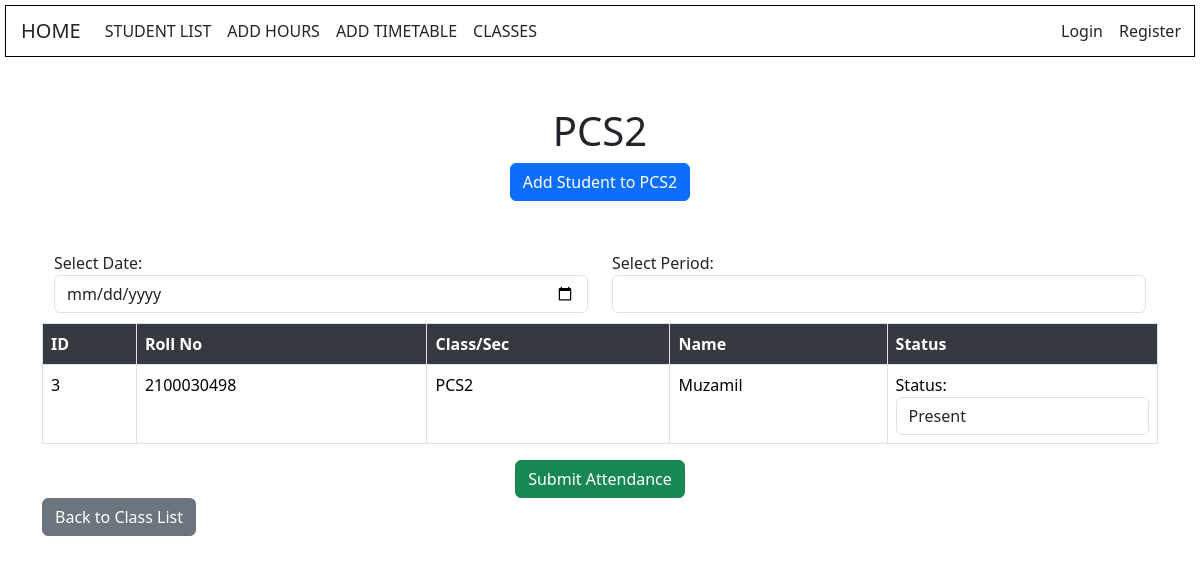
Before: /students/classes/2/ with the older database file.
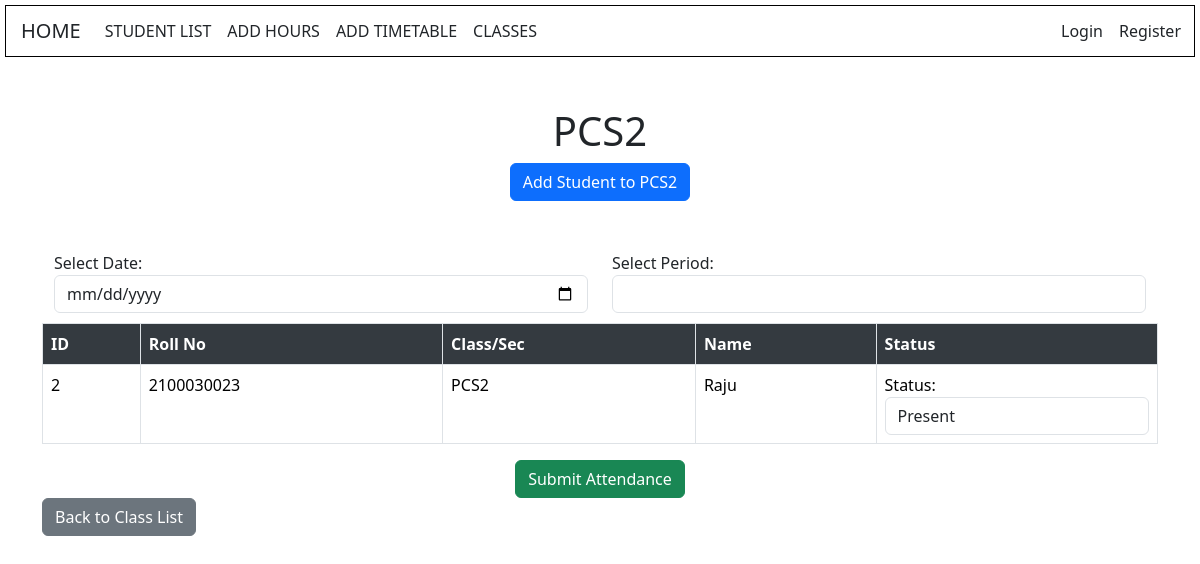
After: the same page with the newer database file.
### students/models.py (models this page shows, shortened)
class Student(models.Model):
    name = models.CharField(max_length=100)
    roll_number = models.CharField(max_length=10, unique=True)
    student_class = models.ForeignKey(Class, on_delete=models.CASCADE)
    email = models.EmailField()
    phone = models.CharField(max_length=10)

class Class(models.Model):
    name = models.CharField(max_length=100)
    def __str__(self):
        return self.name

### students/views.py (the view, shortened to what this page needs)
# urls.py: path('classes/<int:class_id>/', views.class_detail, name='class_detail'),
def class_detail(request, class_id):
    student_class = get_object_or_404(Class, pk=class_id)
    students = Student.objects.filter(student_class=student_class)
    today = timezone.now().date()
    selected_date = request.GET.get('date', today)
    periods = Period.objects.filter(date=selected_date)
    forms = [(student, AttendanceForm(initial={'student': student, 'date': selected_date, 'period': periods[0] if periods else None})) for student in students]
    return render(request, 'students/class_detail.html', {
        'student_class': student_class,
        'students': forms,
        'periods': periods,
        'selected_date': selected_date,
    })

### students/templates/students/class_detail.html (shortened to what this page needs)
<!DOCTYPE html>
<html>
<head>
    <link href="https://cdn.jsdelivr.net/npm/bootstrap@5.3.2/dist/css/bootstrap.min.css" rel="stylesheet">
</head>
<body>
    {% include 'students/navbar.html' %}
    <div class="container">
        <h1 class="text-center">{{ student_class.name }}</h1>
        <div class="d-flex justify-content-center mb-3">
            <a href="{% url 'add_student_to_class' student_class.id %}" class="btn btn-primary">Add Student to {{ student_class.name }}</a>
        </div>
        <form method="post" action="">
            <div class="container">
                <div class="row">
                    <div class="col-md-6">
                        <div class="form-group">
                            <label for="date">Select Date:</label>
                            <input type="date" name="date" id="date" class="form-control" value="{{ selected_date }}" required onchange="loadPeriods()">
                        </div>
                    </div>
                    <div class="col-md-6">
                        <div class="form-group">
                            <label for="period">Select Period:</label>
                            <select name="period" id="period" class="form-control" required>
                            </select>
                        </div>
                    </div>
                </div>
            </div>
            <div class="table-responsive">
                <table class="table table-bordered">
                    <thead>
                        <tr>
                            <th>ID</th>
                            <th>Roll No</th>
                            <th>Class/Sec</th>
                            <th>Name</th>
                            <th>Status</th>
                        </tr>
                    </thead>
                    <tbody>
                        {% for student, form in students %}
                            <tr>
                                <td>{{ student.id }}</td>
                                <td>{{ student.roll_number }}</td>
                                <td>{{ student.student_class }}</td>
                                <td>{{ student.name }}</td>
                                <td>
                                    <div class="form-group">
                                        {{ form.status.label_tag }}
                                        <select name="status_{{ student.id }}" class="form-control">
                                            <option value="Present">Present</option>
                                        </select>
                                    </div>
                                </td>
                            </tr>
                        {% endfor %}
                    </tbody>
                </table>
            </div>
            <div class="text-center">
                <button type="submit" class="btn btn-success">Submit Attendance</button>
            </div>
            <a href="{% url 'class_list' %}" class="btn btn-secondary btn-block">Back to Class List</a>
        </form>
    </div>
</body>
</html>

Changed rows visible on the page:
removed Student: id "3", roll_number "2100030498", student_class "PCS2", name "Muzamil", status.label_tag "Status:", id "Present"
now on this page (row edited): Student: id "2", roll_number "2100030023", student_class "PCS2", name "Raju", status.label_tag "Status:", id "Present"
